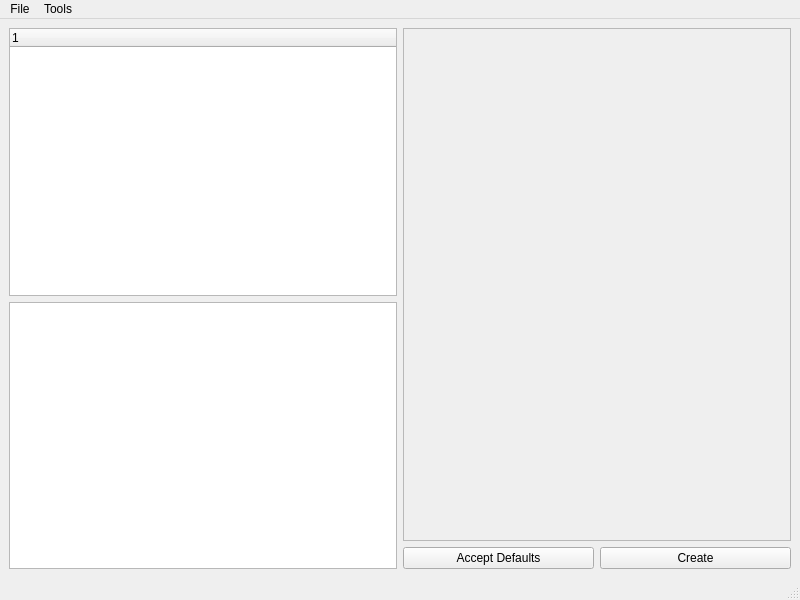
<?xml version="1.0" encoding="UTF-8"?>
<ui version="4.0">
 <class>PutItUp</class>
 <widget class="QMainWindow" name="PutItUp">
  <property name="geometry">
   <rect>
    <x>0</x>
    <y>0</y>
    <width>800</width>
    <height>600</height>
   </rect>
  </property>
  <property name="windowTitle">
   <string>Vin visualizer</string>
  </property>
  <widget class="QWidget" name="frame_layout">
   <layout class="QHBoxLayout" name="horizontalLayout">
    <item>
     <layout class="QVBoxLayout" name="verticalLayout">
      <property name="sizeConstraint">
       <enum>QLayout::SetMaximumSize</enum>
      </property>
      <item>
       <widget class="QTreeWidget" name="current_dag">
        <column>
         <property name="text">
          <string notr="true">1</string>
         </property>
        </column>
       </widget>
      </item>
      <item>
       <widget class="QListWidget" name="available_libs"/>
      </item>
     </layout>
    </item>
    <item>
     <layout class="QVBoxLayout" name="right_vert">
      <property name="sizeConstraint">
       <enum>QLayout::SetMaximumSize</enum>
      </property>
      <item>
       <widget class="QScrollArea" name="options_pane">
        <property name="enabled">
         <bool>false</bool>
        </property>
        <property name="acceptDrops">
         <bool>false</bool>
        </property>
        <property name="widgetResizable">
         <bool>true</bool>
        </property>
        <property name="alignment">
         <set>Qt::AlignLeading|Qt::AlignLeft|Qt::AlignTop</set>
        </property>
        <widget class="QWidget" name="scrollAreaWidgetContents">
         <property name="geometry">
          <rect>
           <x>0</x>
           <y>0</y>
           <width>379</width>
           <height>479</height>
          </rect>
         </property>
         <layout class="QVBoxLayout" name="verticalLayout_2"/>
        </widget>
       </widget>
      </item>
      <item>
       <layout class="QHBoxLayout" name="__button_horiz">
        <property name="sizeConstraint">
         <enum>QLayout::SetDefaultConstraint</enum>
        </property>
        <item>
         <widget class="QPushButton" name="defaults_button">
          <property name="text">
           <string>Accept Defaults</string>
          </property>
         </widget>
        </item>
        <item>
         <widget class="QPushButton" name="create_button">
          <property name="text">
           <string>Create</string>
          </property>
         </widget>
        </item>
       </layout>
      </item>
     </layout>
    </item>
   </layout>
  </widget>
  <widget class="QMenuBar" name="menubar">
   <property name="geometry">
    <rect>
     <x>0</x>
     <y>0</y>
     <width>800</width>
     <height>24</height>
    </rect>
   </property>
   <widget class="QMenu" name="menuFile">
    <property name="title">
     <string>File</string>
    </property>
    <addaction name="actionNew"/>
    <addaction name="actionOpen"/>
    <addaction name="actionSave"/>
    <addaction name="actionSave_As"/>
    <addaction name="actionQuit"/>
   </widget>
   <widget class="QMenu" name="menuTools">
    <property name="title">
     <string>Tools</string>
    </property>
    <addaction name="actionGraph_Visualizer"/>
   </widget>
   <addaction name="menuFile"/>
   <addaction name="menuTools"/>
  </widget>
  <widget class="QStatusBar" name="statusbar"/>
  <action name="actionNew">
   <property name="text">
    <string>New</string>
   </property>
   <property name="shortcut">
    <string>Ctrl+N</string>
   </property>
  </action>
  <action name="actionOpen">
   <property name="text">
    <string>Open</string>
   </property>
   <property name="shortcut">
    <string>Ctrl+O</string>
   </property>
  </action>
  <action name="actionSave">
   <property name="text">
    <string>Save</string>
   </property>
   <property name="shortcut">
    <string>Ctrl+S</string>
   </property>
  </action>
  <action name="actionSave_As">
   <property name="text">
    <string>Save As..</string>
   </property>
   <property name="shortcut">
    <string>Ctrl+A</string>
   </property>
  </action>
  <action name="actionQuit">
   <property name="text">
    <string>Quit</string>
   </property>
   <property name="shortcut">
    <string>Ctrl+Q</string>
   </property>
  </action>
  <action name="actionGraph_Visualizer">
   <property name="text">
    <string>Graph Visualizer</string>
   </property>
   <property name="shortcut">
    <string>Ctrl+T</string>
   </property>
  </action>
 </widget>
 <resources/>
 <connections/>
</ui>
